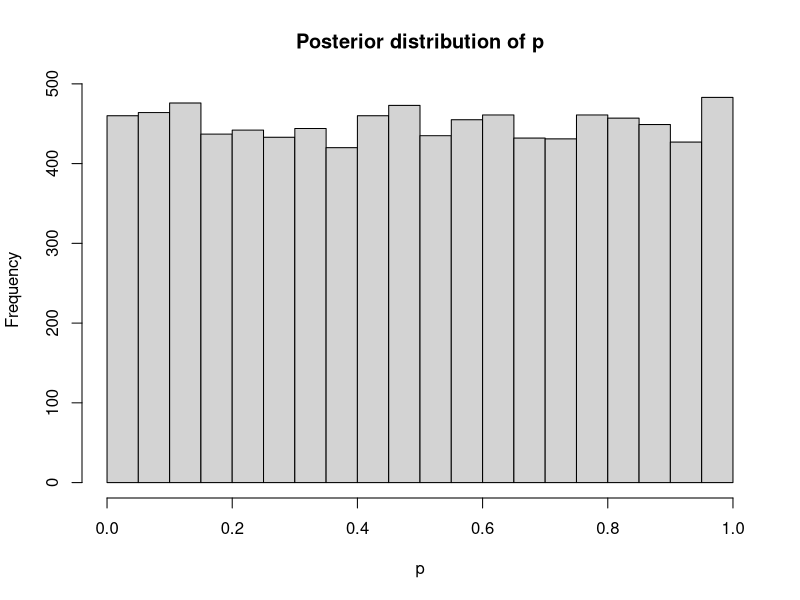
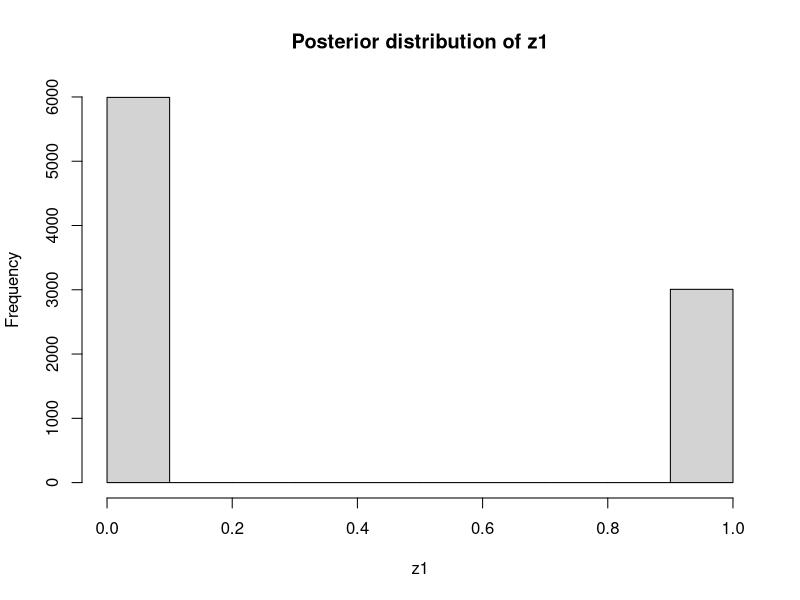

These figures' R source, in order:
## ---- chunk 1

# Initialize parameters
y11 <- 0
y12 <- 0

alpha.p <- 1
beta.p <- 1

a1 <- 0.8 # Probability of true positive for rapid test
a2 <- 0.99 # Probability of true positive for PCR test

z1 <- 0.05 # Starting value for p_z1

K <- 100000 # Number of iterations for MH algorithm


## ---- chunk 2
# Define data
y11 <- 0
y22 <- 0

# Define prior parameters
alpha.p <- 1
beta.p <- 1
a1 <- 0.8
a2 <- 0.99

# Define number of iterations
K <- 10000

# Initialize posterior samples
p_samples <- numeric(K)
z1_samples <- numeric(K)

# Set initial values for parameters
p_samples[1] <- rbeta(1, alpha.p, beta.p)
z1_samples[1] <- rbinom(1, 1, p_samples[1])

# Gibbs sampling loop
for (k in 2:K) {
  
  # Sample p from the posterior distribution
  p_samples[k] <- rbeta(1, alpha.p, beta.p)
  
  # Sample z1 from the posterior distribution
  p_z1 <- p_samples[k]^(sum(c(y11, y22) == 1)) * (1 - p_samples[k])^(2 - sum(c(y11, y22) == 1))
  z1_samples[k] <- rbinom(1, 1, p_z1)
}

# Discard burn-in period
burn_in <- 1000
p_samples <- p_samples[(burn_in + 1):K]
z1_samples <- z1_samples[(burn_in + 1):K]


hist(p_samples, breaks = 30, main = "Posterior distribution of p", xlab = "p")
hist(z1_samples, breaks = 10, main = "Posterior distribution of z1", xlab = "z1")
p_samples[1000:1020]
z1_samples[1000:1020]

